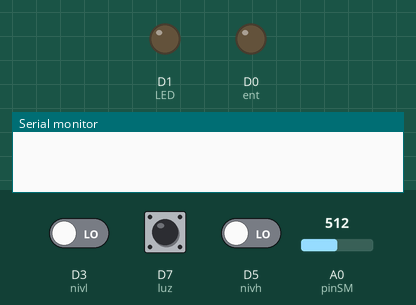
This sketch was run on a simulated ESP8266 (NodeMCU). On the bench: output pins drawn as LEDs (lit = HIGH), the last lines printed to the serial monitor. The inputs (shaded band) are chosen by the test bench; at power-on: D3 (nivl) LOW, D7 (luz) HIGH, D5 (nivh) LOW, A0 (pinSM) = 512. WiFi joins after 1.5 s; servers stay silent unless stated; web services answer with replies made up by the test bench.

Above: at 0.1 s.
At 12.1 s:
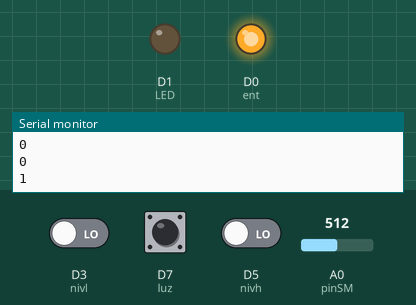
Timing chart, 0 to 13.6 s (numbered marks = the images above):
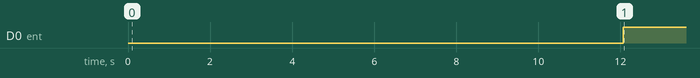

Measured:
- by itself, D0 (ent): LOW → HIGH at 12.1 s

The sketch:

SensorHumedad.ino
```cpp
//Librerias
#include <ESP8266WiFi.h>
#include <ESP8266HTTPClient.h>

#define pinSM A0 // Sensor de humedad
#define ent D0  // Switch válvula
#define LED D1  // Led de intensidad
#define nivl D3  // Sensor de Nivel bajo
#define nivh D5  // Sensor de Nivel alto
#define luz D7  // Fotoresistencia

//Constantes
#define ADCWAT 414  //Medicion ADC con agua
#define ADCAIR 774  //Medicion ADC con aire
#define SMAIR 0 //Porcentaje de humedad minimo
#define SMWAT 100 //Porcentaje de humedad maximo

#define SSIDNAME "MoncadaGo"  //SSID Name
#define SSIDPASS "djmg71398002" //SSID Pass
#define TSKEY "AU7DXF1HXI8SO57T"  //Thingspeak API Key write

//Variables
unsigned int ledstate = 0; //Variable para indicar el estado actual del led
unsigned int valvstate = 0;  //Estado de la válvula
unsigned int niv=0;  //Nivel del tanque
unsigned int luminosidad=0;  //Luz que recibe la planta

//->Variables IoT
WiFiClient client;
HTTPClient http;
String thingSpeakAddress = "http://api.thingspeak.com/update?";
String writeAPIKey;
String tsfield1Name;
String request_string;

//Subrutinas y/o funciones
float flmap(float x, float in_min, float in_max, float out_min, float out_max) {
  return constrain((float)((x-in_min) * (out_max-out_min) / (in_max-in_min) + out_min), out_min, out_max);
}

void electVal(float humidity){
  valvstate= 0;
  if(humidity<75){
    digitalWrite(ent,HIGH);
    valvstate=1;
    delay(3000);
    float hum2 = flmap(analogRead(pinSM), ADCAIR, ADCWAT, SMAIR, SMWAT);
    if(hum2>75){
      digitalWrite(ent,LOW);
    }
  }else{
    digitalWrite(ent,LOW);
    delay(3000);
  }

}

void blink_led(int lumin){
  if(lumin==0){
    digitalWrite(LED, HIGH);
    ledstate = 1;
  }else{
    digitalWrite(LED, LOW);
    ledstate = 0;
  }
  luminosidad= lumin;
}

void nivel(){
  if(digitalRead(nivl)==1){
    if(digitalRead(nivh)==1){
      niv=100;
    }else{
      niv=50;
    }
  }else{
    niv=10;
  }
}

void printWifiStatus() {
  //Print SSID name
  Serial.print("SSID: ");
  Serial.println(WiFi.SSID());

  //Print ipv4 assigned to WiFi101 module
  IPAddress ip = WiFi.localIP();
  Serial.print("IP Address: ");
  Serial.println(ip);

  //Print signal strength for WiFi101 module
  long rssi = WiFi.RSSI();
  Serial.print("Signal strength (RSSI):");
  Serial.print(rssi);
  Serial.println(" dBm");
}

void WiFiInit() {
  delay(1000);  //Wait 1 sec for module initialization

  //Check if WiFi Shield is connected to Arduino
  if (WiFi.status() == WL_NO_SHIELD) {
    Serial.println("WiFi shield not present");
    //Infinite loop if shield is not detected
    while (true);
  }

  //Attempt a WiFi connection to desired access point at ssid, password
  while ( WiFi.status() != WL_CONNECTED) {
    Serial.print("Attempting to connect to SSID: ");
    Serial.println(SSIDNAME);
    // Connect to WPA/WPA2 network. Change this line if using open or WEP network:
    WiFi.begin(SSIDNAME, SSIDPASS);
    delay(10000); //Wait 10 secs for establishing connection
  }
  //Print WiFi status
  printWifiStatus();
}

void setup() {
  //pinMode(LED_BUILTIN, OUTPUT);
  pinMode(LED, OUTPUT);
  pinMode(ent, OUTPUT);
  pinMode(pinSM, INPUT);
  pinMode(nivl, INPUT);
  pinMode(nivh, INPUT);
  pinMode(luz, INPUT);

  digitalWrite(LED, LOW);
  digitalWrite(ent,LOW);
  //Comunicaciones
  Serial.begin(9600);
  WiFiInit(); //WiFi communications initialization
}

void loop() {
  float sm = flmap(analogRead(pinSM), ADCAIR, ADCWAT, SMAIR, SMWAT);
  int lumin= digitalRead(luz);
  int bajo= digitalRead(nivl);
  int alto= digitalRead(nivh);
  Serial.println("Medición RAW: " + String(analogRead(pinSM)) + " Humedad Tierra(%): " + String(sm));
  Serial.println(String(digitalRead(nivl)));
  Serial.println(String(digitalRead(nivh)));
  Serial.println(String(digitalRead(luz)));
  delay(1000);
  electVal(sm);
  blink_led(lumin);
  nivel();
  Serial.println(niv);

  if (client.connect("api.thingspeak.com", 80)) {
      Serial.println("Connected successfully");
      request_string = thingSpeakAddress;
      request_string += "api_key=";
      request_string += TSKEY;
      request_string += "&";
      request_string += "field1";
      request_string += "=";
      request_string += sm;
      request_string += "&";
      request_string += "field2";
      request_string += "=";
      request_string += niv;
      request_string += "&";
      request_string += "field3";
      request_string += "=";
      request_string += luminosidad;
      request_string += "&";
      request_string += "field4";
      request_string += "=";
      request_string += valvstate;
      request_string += "&";
      request_string += "field5";
      request_string += "=";
      request_string += ledstate;
      http.begin(request_string);
      http.GET();
      http.end();
    }
    else {
      Serial.println("Error connecting");
    }
 delay(600000);
}
```
